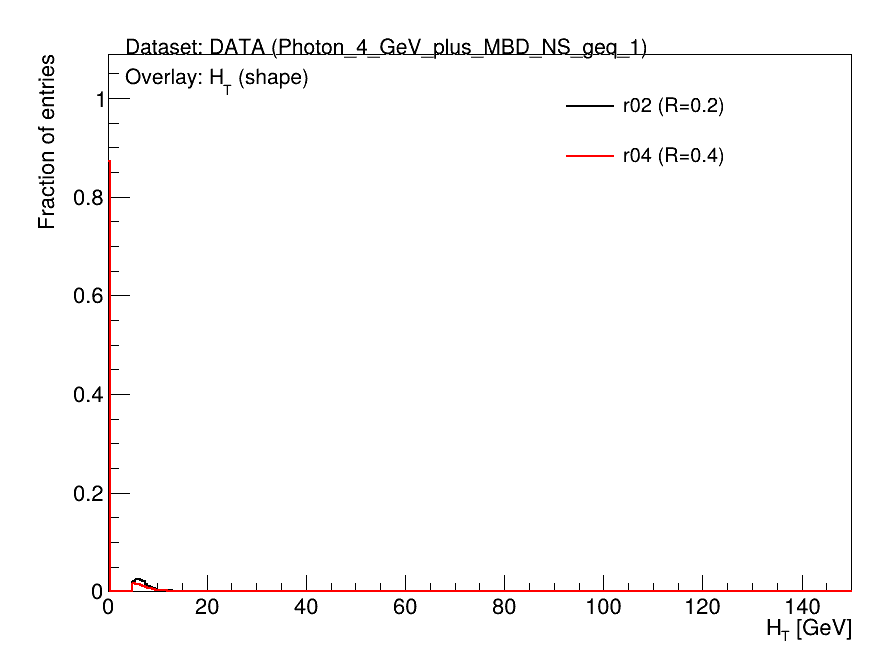
#> input picture dataOutput/pp/GeneralJetQA/pTcutFiducialJets/overlays/overlay_HT_shape.png, 896 x 672 px
$ python -i make_atlas_vs_sphenix_fig1_2x2.py   (imports and definitions only)
#> lines starting #> are read from the running program, lines starting #| are printed output that depends on the picture; after the words box and inside, x2 and y2 are one past the last pixel; in counts of white or black regions, pixels touching at a corner belong together
#!/usr/bin/env python3
"""2x2 ATLAS-vs-sPHENIX reconstructed-xJ subtraction-input slide."""

from __future__ import annotations

import json
import os
import sys
from pathlib import Path

import matplotlib.image as mpimg
import matplotlib.pyplot as plt
import numpy as np
from matplotlib.offsetbox import AnnotationBbox, HPacker, TextArea
from matplotlib.patches import FancyArrowPatch, FancyBboxPatch
from PIL import Image, ImageChops


REPO = Path(__file__).resolve().parents[3]
HERE = Path(__file__).resolve().parent
sys.path.insert(0, str(HERE))

import make_atlas_fig1_reco_background_breakdown as fig1  # noqa: E402
import make_pp_atlas_vs_sphenix_fig1_comparison as ppcomp  # noqa: E402


OUT_DIR = REPO / "dataOutput/the85_auau_xjgamma_unfolding_push/unfolded_xjgamma_firstpass"
ATLAS_DIR = REPO / "dataOutput/the85_auau_xjgamma_unfolding_push/atlas_reference"
ATLAS_PP = ATLAS_DIR / "atlas_fig1_pp_panel_crop_hi.png"
ATLAS_010 = ATLAS_DIR / "atlas_fig1_pbpb_0_10_panel_crop_hi.png"
ATLAS_PP_TIGHT = ATLAS_DIR / "atlas_fig1_pp_panel_crop_hi_tight.png"
ATLAS_010_TIGHT = ATLAS_DIR / "atlas_fig1_pbpb_0_10_panel_crop_hi_tight.png"
FORCED_OUT_SUFFIX = os.environ.get("THE85_OUT_SUFFIX", fig1.OUT_SUFFIX).strip()
OUT_PNG = OUT_DIR / f"slide09_atlas_vs_sphenix_fig1_2x2_reco_inputs{FORCED_OUT_SUFFIX}.png"
OUT_MANIFEST = OUT_DIR / f"slide09_atlas_vs_sphenix_fig1_2x2_reco_inputs{FORCED_OUT_SUFFIX}_manifest.json"
OUT_SCRIPT = OUT_DIR / f"slide09_atlas_vs_sphenix_fig1_2x2_reco_inputs{FORCED_OUT_SUFFIX}_speaker_script.md"


# [9 lines left out: function ensure_atlas_010_crop, not called in this run]


def write_tight_crop(src: Path, dst: Path) -> None:
#> called with dst = 'out.png'
    im = Image.open(src).convert("RGB")
#> im is the input picture: PIL image 896x672 RGB; mean R, G, B 251, 249.9, 249.9
    bg = Image.new("RGB", im.size, (255, 255, 255))
#> bg: PIL image 896x672 RGB; every value is 255
    diff = ImageChops.difference(im, bg).convert("L")
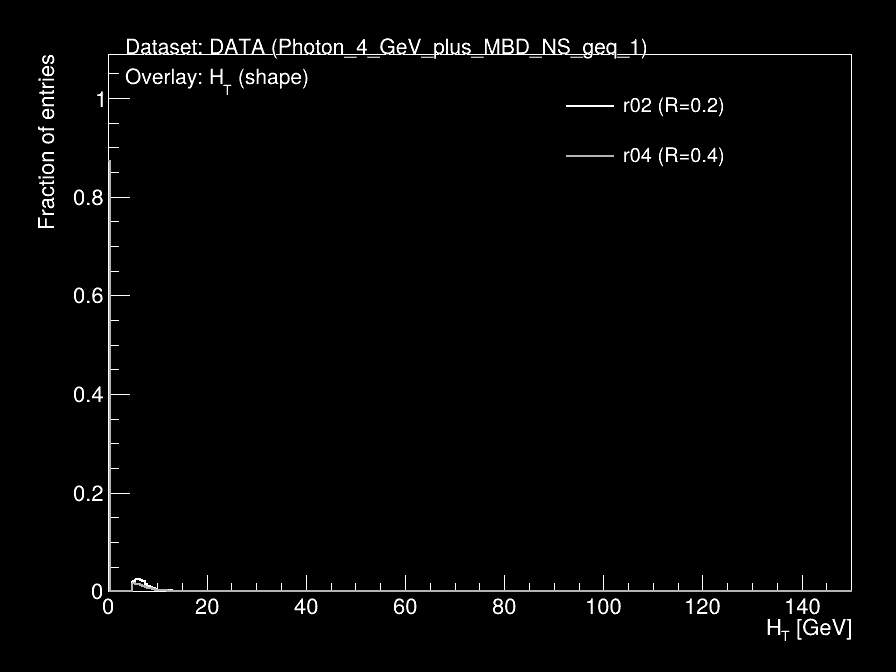
#> diff: PIL image 896x672 L; min 0, max 255, mean 4.7
    mask = diff.point(lambda value: 255 if value > 8 else 0)
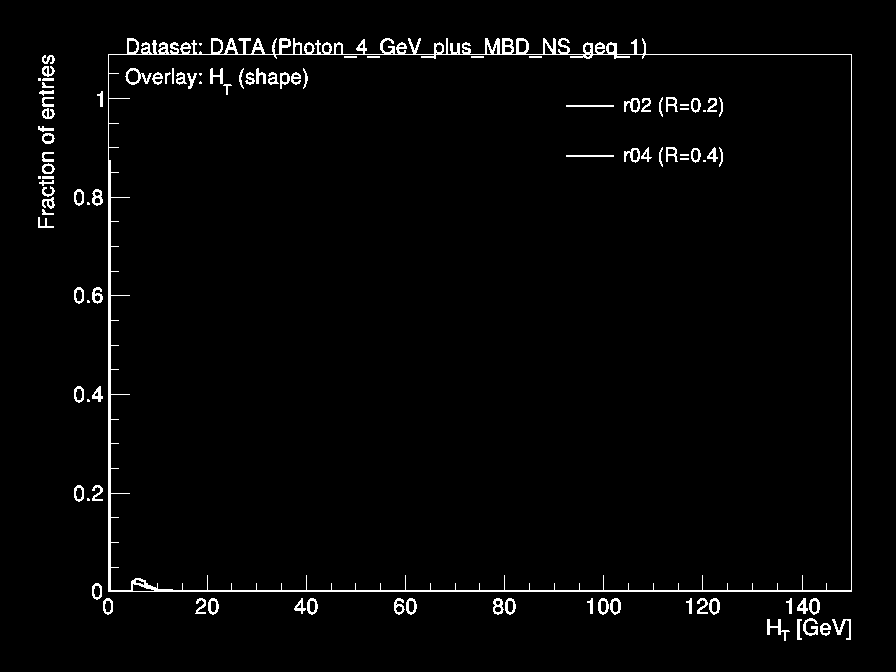
#> mask: PIL image 896x672 L; 2.4% white in thin lines or dots, all inside (x1, y1, x2, y2) = (38, 38, 852, 641)
    box = mask.getbbox()
#> box = (38, 38, 852, 641)
    if not box:
        im.save(dst)
        return
    pad = 4
    box = (
        max(0, box[0] - pad),
        max(0, box[1] - pad),
        min(im.size[0], box[2] + pad),
        min(im.size[1], box[3] + pad),
    )
#> box = (34, 34, 856, 645)
    im.crop(box).save(dst)
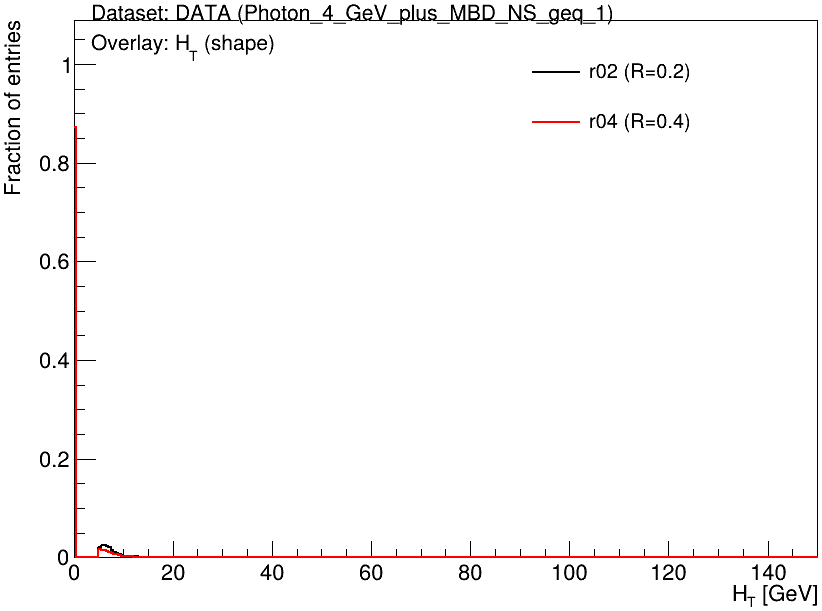
#> saved as out.png: PIL image 822x611 RGB; mean R, G, B 250.2, 248.9, 248.9


# [605 lines left out: functions style_axis, draw_component_panel, main, not called in this run]


# [2 lines not run here, left out]

>>> result = write_tight_crop('../../../dataOutput/pp/GeneralJetQA/pTcutFiducialJets/overlays/overlay_HT_shape.png', 'out.png')

$ run again, on dataOutput/pp/GeneralJetQA/pTcutFiducialJets/r04/shape/jetPhi_shape.png
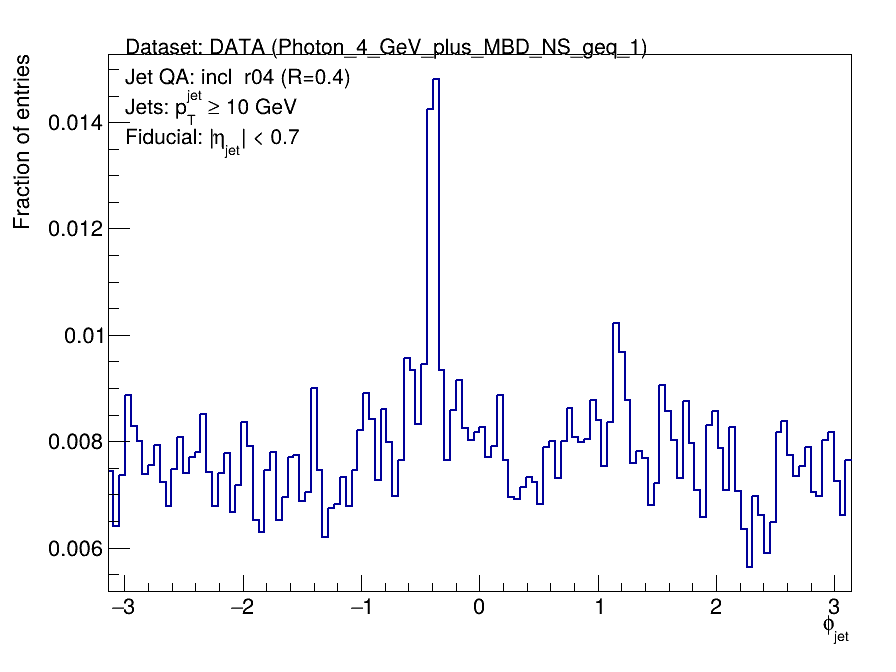
#> input picture dataOutput/pp/GeneralJetQA/pTcutFiducialJets/r04/shape/jetPhi_shape.png, 896 x 672 px
#> in write_tight_crop, im is the input picture: PIL image 896x672 RGB; mean R, G, B 245.6, 245.6, 248.6
#> bg: PIL image 896x672 RGB; every value is 255
#> in write_tight_crop, `mask = diff.point(lambda value: 255 if value > 8 else 0)`:
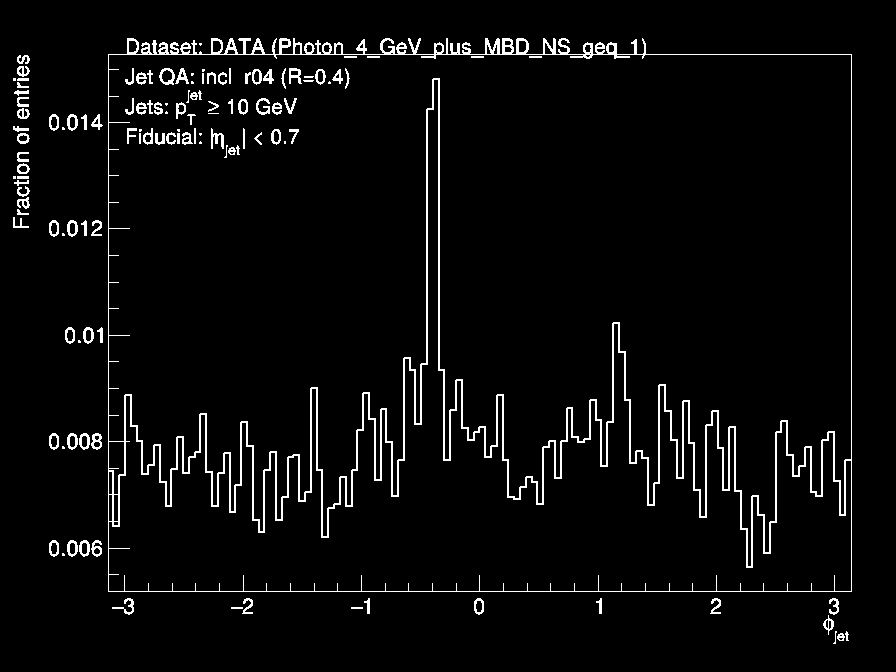
#> mask: PIL image 896x672 L; 4.1% white in thin lines or dots, all inside (x1, y1, x2, y2) = (13, 38, 852, 644)
#> in write_tight_crop, `box = mask.getbbox()`: box = (13, 38, 852, 644)
#> in write_tight_crop, `box = ( max(0, box[0] - pad), max(0, box[1] - pad), min(im.size[0], bo..`: box = (9, 34, 856, 648)
#> in write_tight_crop, `im.crop(box).save(dst)`:
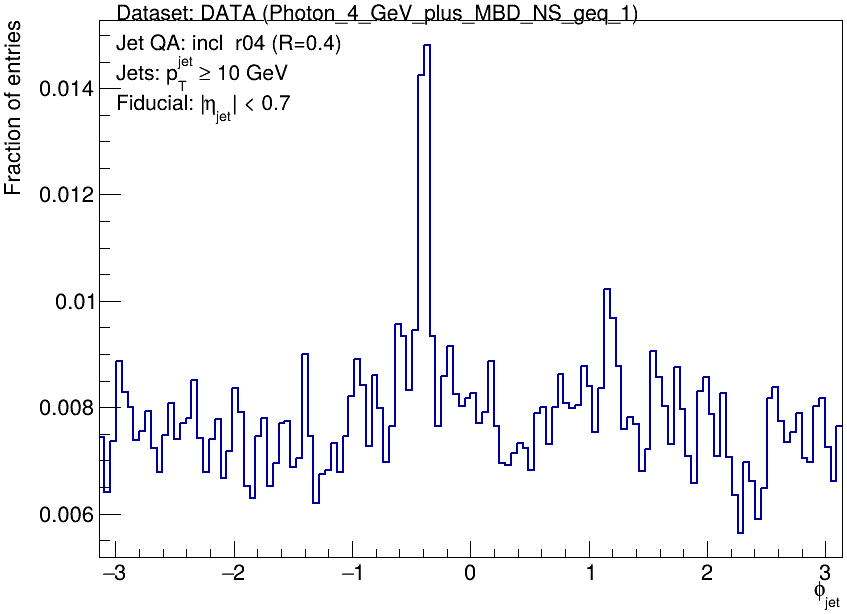
#> saved as out.png: PIL image 847x614 RGB; mean R, G, B 244.1, 244.1, 247.6

$ run again, on dataOutput/pp/GeneralJetQA/pTcut_noFiducial/overlays/overlay_jetPt_all_shape_logy.png
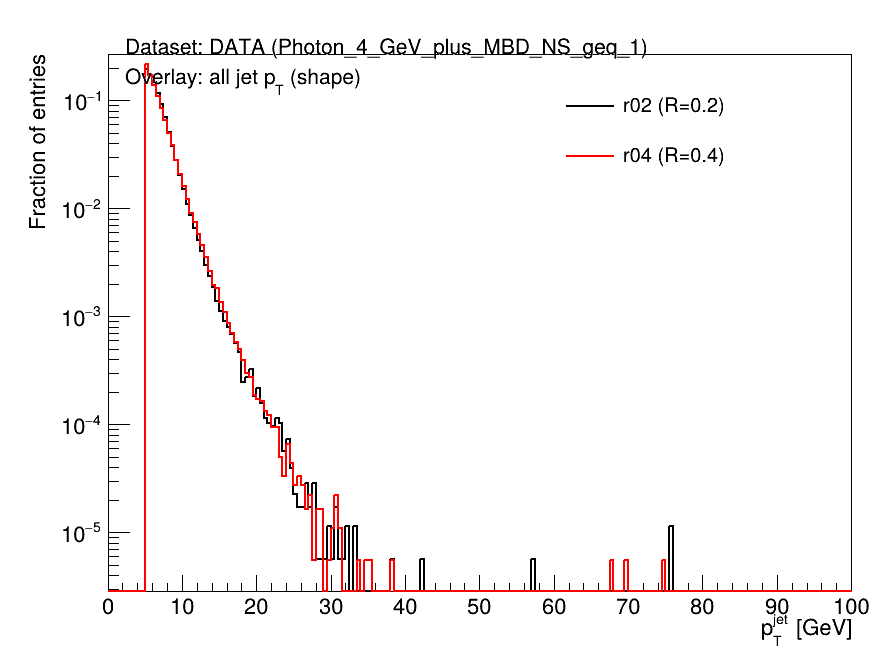
#> input picture dataOutput/pp/GeneralJetQA/pTcut_noFiducial/overlays/overlay_jetPt_all_shape_logy.png, 896 x 672 px
#> in write_tight_crop, im is the input picture: PIL image 896x672 RGB; mean R, G, B 249.7, 247.5, 247.5
#> bg: PIL image 896x672 RGB; every value is 255
#> in write_tight_crop, `mask = diff.point(lambda value: 255 if value > 8 else 0)`:
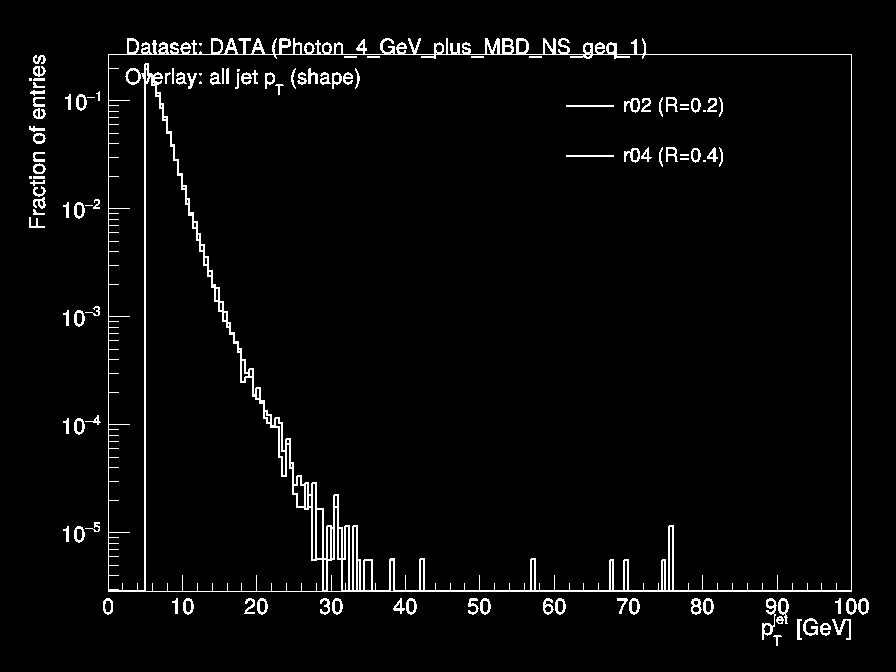
#> mask: PIL image 896x672 L; 3.4% white in thin lines or dots, all inside (x1, y1, x2, y2) = (29, 38, 869, 646)
#> in write_tight_crop, `box = mask.getbbox()`: box = (29, 38, 869, 646)
#> in write_tight_crop, `box = ( max(0, box[0] - pad), max(0, box[1] - pad), min(im.size[0], bo..`: box = (25, 34, 873, 650)
#> in write_tight_crop, `im.crop(box).save(dst)`:
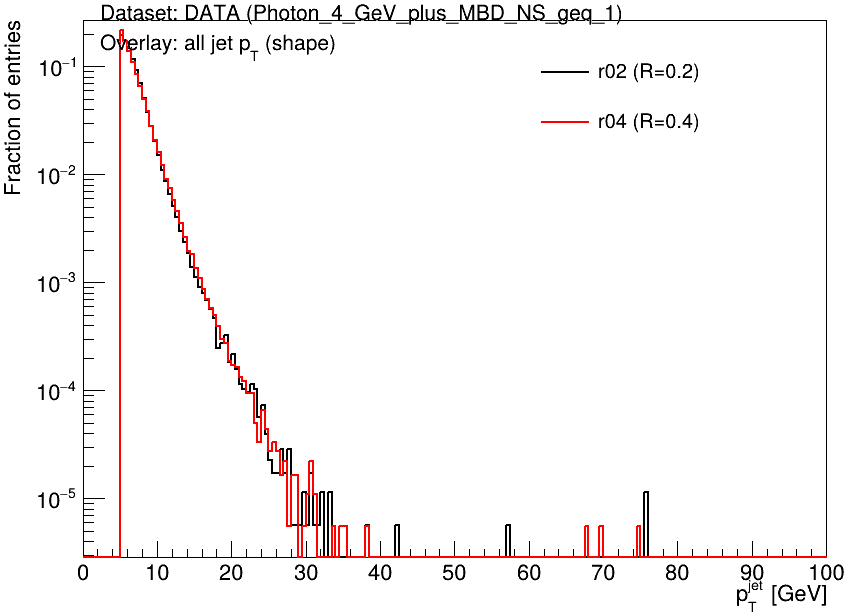
#> saved as out.png: PIL image 848x616 RGB; mean R, G, B 248.9, 246.4, 246.4

$ run again, on dataOutput/pp/GeneralJetQA/pTcut_noFiducial/r04/shape/jetEta_shape.png
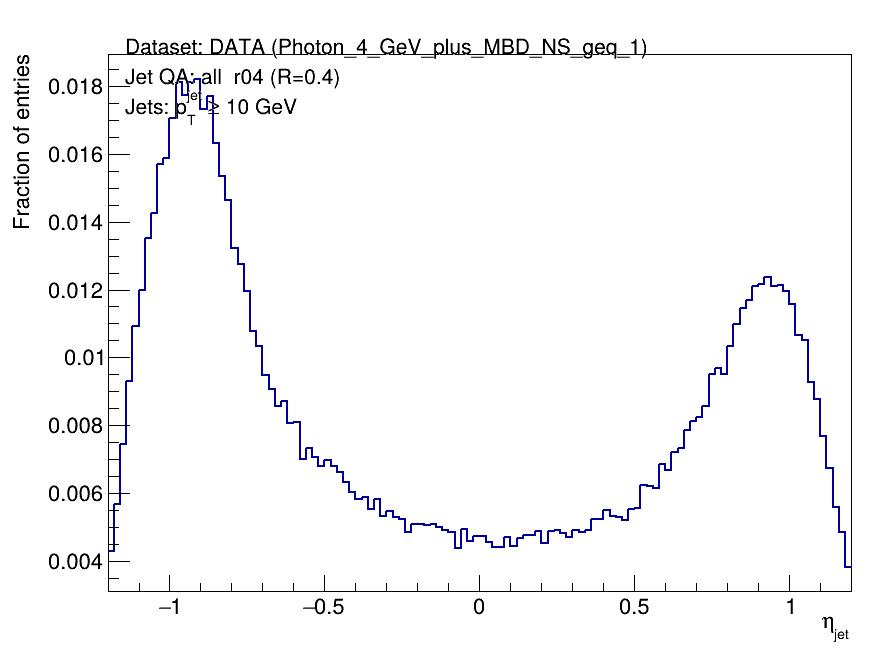
#> input picture dataOutput/pp/GeneralJetQA/pTcut_noFiducial/r04/shape/jetEta_shape.png, 896 x 672 px
#> in write_tight_crop, im is the input picture: PIL image 896x672 RGB; mean R, G, B 248.5, 248.5, 249.7
#> bg: PIL image 896x672 RGB; every value is 255
#> in write_tight_crop, `mask = diff.point(lambda value: 255 if value > 8 else 0)`:
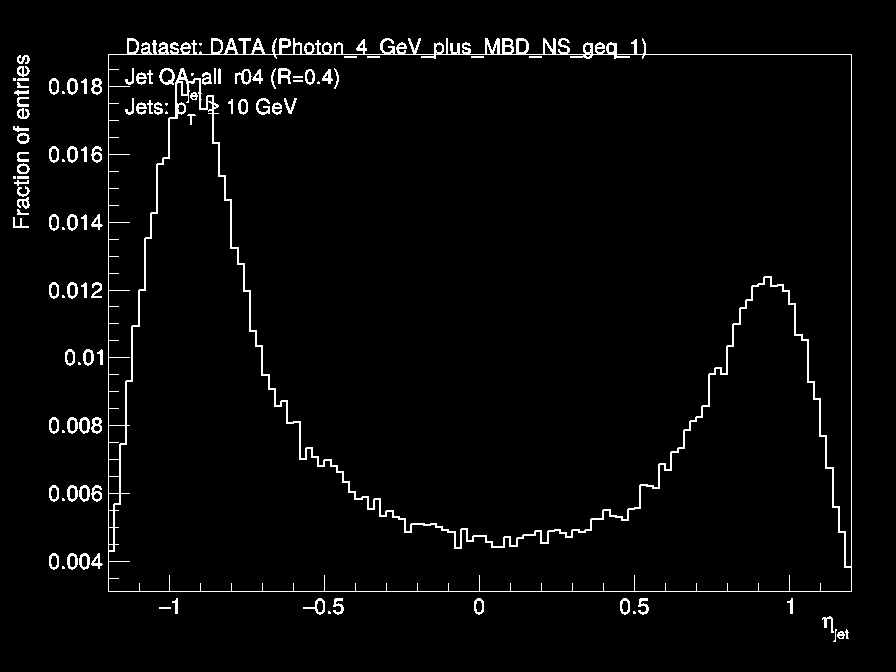
#> mask: PIL image 896x672 L; 3% white in thin lines or dots, all inside (x1, y1, x2, y2) = (13, 38, 852, 642)
#> in write_tight_crop, `box = mask.getbbox()`: box = (13, 38, 852, 642)
#> in write_tight_crop, `box = ( max(0, box[0] - pad), max(0, box[1] - pad), min(im.size[0], bo..`: box = (9, 34, 856, 646)
#> in write_tight_crop, `im.crop(box).save(dst)`:
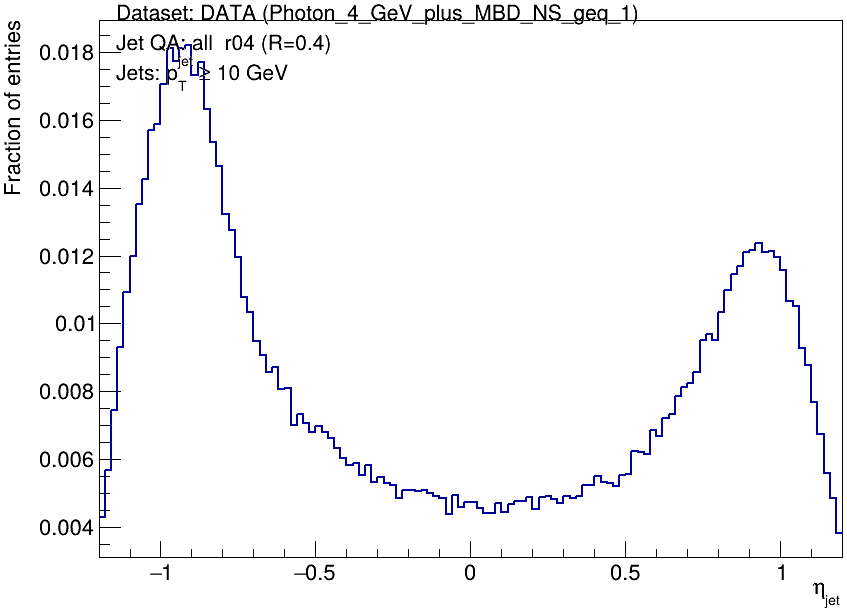
#> saved as out.png: PIL image 847x612 RGB; mean R, G, B 247.4, 247.4, 248.9
